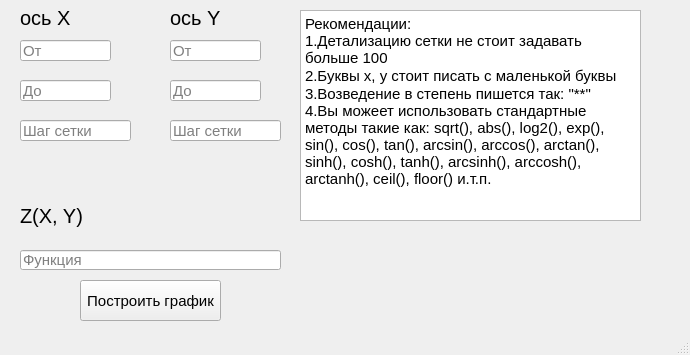
<?xml version="1.0" encoding="UTF-8"?>
<ui version="4.0">
 <class>MainWindow</class>
 <widget class="QMainWindow" name="MainWindow">
  <property name="geometry">
   <rect>
    <x>0</x>
    <y>0</y>
    <width>690</width>
    <height>355</height>
   </rect>
  </property>
  <property name="windowTitle">
   <string>Отрисовщик графиков 3D</string>
  </property>
  <widget class="QWidget" name="centralwidget">
   <widget class="QLabel" name="axis_x">
    <property name="geometry">
     <rect>
      <x>20</x>
      <y>10</y>
      <width>61</width>
      <height>16</height>
     </rect>
    </property>
    <property name="font">
     <font>
      <pointsize>15</pointsize>
     </font>
    </property>
    <property name="text">
     <string>ось X</string>
    </property>
   </widget>
   <widget class="QLabel" name="axis_y">
    <property name="geometry">
     <rect>
      <x>170</x>
      <y>10</y>
      <width>61</width>
      <height>16</height>
     </rect>
    </property>
    <property name="font">
     <font>
      <pointsize>15</pointsize>
     </font>
    </property>
    <property name="text">
     <string>ось Y</string>
    </property>
   </widget>
   <widget class="QLineEdit" name="fAxisX_Edit">
    <property name="geometry">
     <rect>
      <x>20</x>
      <y>40</y>
      <width>91</width>
      <height>21</height>
     </rect>
    </property>
    <property name="font">
     <font>
      <pointsize>11</pointsize>
      <underline>false</underline>
     </font>
    </property>
    <property name="autoFillBackground">
     <bool>false</bool>
    </property>
    <property name="styleSheet">
     <string notr="true"/>
    </property>
    <property name="inputMask">
     <string/>
    </property>
    <property name="text">
     <string/>
    </property>
    <property name="placeholderText">
     <string>От</string>
    </property>
    <property name="clearButtonEnabled">
     <bool>true</bool>
    </property>
   </widget>
   <widget class="QLineEdit" name="tAxisX_Edit">
    <property name="geometry">
     <rect>
      <x>20</x>
      <y>80</y>
      <width>91</width>
      <height>21</height>
     </rect>
    </property>
    <property name="font">
     <font>
      <pointsize>11</pointsize>
      <underline>false</underline>
     </font>
    </property>
    <property name="autoFillBackground">
     <bool>false</bool>
    </property>
    <property name="styleSheet">
     <string notr="true"/>
    </property>
    <property name="inputMask">
     <string/>
    </property>
    <property name="text">
     <string/>
    </property>
    <property name="placeholderText">
     <string>До</string>
    </property>
    <property name="clearButtonEnabled">
     <bool>true</bool>
    </property>
   </widget>
   <widget class="QLineEdit" name="fAxisY_Edit">
    <property name="geometry">
     <rect>
      <x>170</x>
      <y>40</y>
      <width>91</width>
      <height>21</height>
     </rect>
    </property>
    <property name="font">
     <font>
      <pointsize>11</pointsize>
      <underline>false</underline>
     </font>
    </property>
    <property name="autoFillBackground">
     <bool>false</bool>
    </property>
    <property name="styleSheet">
     <string notr="true"/>
    </property>
    <property name="inputMask">
     <string/>
    </property>
    <property name="text">
     <string/>
    </property>
    <property name="placeholderText">
     <string>От</string>
    </property>
    <property name="clearButtonEnabled">
     <bool>true</bool>
    </property>
   </widget>
   <widget class="QLineEdit" name="tAxisY_Edit">
    <property name="geometry">
     <rect>
      <x>170</x>
      <y>80</y>
      <width>91</width>
      <height>21</height>
     </rect>
    </property>
    <property name="font">
     <font>
      <pointsize>11</pointsize>
      <underline>false</underline>
     </font>
    </property>
    <property name="autoFillBackground">
     <bool>false</bool>
    </property>
    <property name="styleSheet">
     <string notr="true"/>
    </property>
    <property name="inputMask">
     <string/>
    </property>
    <property name="text">
     <string/>
    </property>
    <property name="placeholderText">
     <string>До</string>
    </property>
    <property name="clearButtonEnabled">
     <bool>true</bool>
    </property>
   </widget>
   <widget class="QLineEdit" name="sAxisX_Edit">
    <property name="geometry">
     <rect>
      <x>20</x>
      <y>120</y>
      <width>111</width>
      <height>21</height>
     </rect>
    </property>
    <property name="font">
     <font>
      <pointsize>11</pointsize>
      <underline>false</underline>
     </font>
    </property>
    <property name="autoFillBackground">
     <bool>false</bool>
    </property>
    <property name="styleSheet">
     <string notr="true"/>
    </property>
    <property name="inputMask">
     <string/>
    </property>
    <property name="text">
     <string/>
    </property>
    <property name="placeholderText">
     <string>Шаг сетки</string>
    </property>
    <property name="clearButtonEnabled">
     <bool>true</bool>
    </property>
   </widget>
   <widget class="QLineEdit" name="sAxisY_Edit">
    <property name="geometry">
     <rect>
      <x>170</x>
      <y>120</y>
      <width>111</width>
      <height>21</height>
     </rect>
    </property>
    <property name="font">
     <font>
      <pointsize>11</pointsize>
      <underline>false</underline>
     </font>
    </property>
    <property name="autoFillBackground">
     <bool>false</bool>
    </property>
    <property name="styleSheet">
     <string notr="true"/>
    </property>
    <property name="inputMask">
     <string/>
    </property>
    <property name="text">
     <string/>
    </property>
    <property name="placeholderText">
     <string>Шаг сетки</string>
    </property>
    <property name="clearButtonEnabled">
     <bool>true</bool>
    </property>
   </widget>
   <widget class="QLineEdit" name="function_Edit">
    <property name="geometry">
     <rect>
      <x>20</x>
      <y>250</y>
      <width>261</width>
      <height>20</height>
     </rect>
    </property>
    <property name="font">
     <font>
      <pointsize>11</pointsize>
     </font>
    </property>
    <property name="placeholderText">
     <string>Функция</string>
    </property>
    <property name="clearButtonEnabled">
     <bool>false</bool>
    </property>
   </widget>
   <widget class="QLabel" name="function">
    <property name="geometry">
     <rect>
      <x>20</x>
      <y>200</y>
      <width>71</width>
      <height>31</height>
     </rect>
    </property>
    <property name="font">
     <font>
      <pointsize>15</pointsize>
     </font>
    </property>
    <property name="text">
     <string>Z(X, Y)</string>
    </property>
   </widget>
   <widget class="QPushButton" name="pushButton">
    <property name="geometry">
     <rect>
      <x>80</x>
      <y>280</y>
      <width>141</width>
      <height>41</height>
     </rect>
    </property>
    <property name="font">
     <font>
      <pointsize>11</pointsize>
     </font>
    </property>
    <property name="text">
     <string>Построить график</string>
    </property>
   </widget>
   <widget class="QTextBrowser" name="textBrowser">
    <property name="geometry">
     <rect>
      <x>300</x>
      <y>10</y>
      <width>341</width>
      <height>211</height>
     </rect>
    </property>
    <property name="html">
     <string>&lt;!DOCTYPE HTML PUBLIC &quot;-//W3C//DTD HTML 4.0//EN&quot; &quot;http://www.w3.org/TR/REC-html40/strict.dtd&quot;&gt;
&lt;html&gt;&lt;head&gt;&lt;meta name=&quot;qrichtext&quot; content=&quot;1&quot; /&gt;&lt;style type=&quot;text/css&quot;&gt;
p, li { white-space: pre-wrap; }
&lt;/style&gt;&lt;/head&gt;&lt;body style=&quot; font-family:'MS Shell Dlg 2'; font-size:8.25pt; font-weight:400; font-style:normal;&quot;&gt;
&lt;p style=&quot; margin-top:0px; margin-bottom:0px; margin-left:0px; margin-right:0px; -qt-block-indent:0; text-indent:0px;&quot;&gt;&lt;span style=&quot; font-size:11pt;&quot;&gt;Рекомендации:&lt;br /&gt;1.Детализацию сетки не стоит задавать больше 100&lt;/span&gt;&lt;/p&gt;
&lt;p style=&quot; margin-top:0px; margin-bottom:0px; margin-left:0px; margin-right:0px; -qt-block-indent:0; text-indent:0px;&quot;&gt;&lt;span style=&quot; font-size:11pt;&quot;&gt;2.Буквы x, y стоит писать с маленькой буквы&lt;/span&gt;&lt;/p&gt;
&lt;p style=&quot; margin-top:0px; margin-bottom:0px; margin-left:0px; margin-right:0px; -qt-block-indent:0; text-indent:0px;&quot;&gt;&lt;span style=&quot; font-size:11pt;&quot;&gt;3.Возведение в степень пишется так: &amp;quot;**&amp;quot;&lt;br /&gt;4.Вы можеет использовать стандартные методы такие как: sqrt(), abs(), log2(), exp(), sin(), cos(), tan(), arcsin(), arccos(), arctan(), sinh(), cosh(), tanh(), arcsinh(), arccosh(), arctanh(), ceil(), floor() и.т.п.&lt;/span&gt;&lt;/p&gt;&lt;/body&gt;&lt;/html&gt;</string>
    </property>
   </widget>
   <widget class="QLabel" name="errorLabel">
    <property name="geometry">
     <rect>
      <x>300</x>
      <y>240</y>
      <width>371</width>
      <height>51</height>
     </rect>
    </property>
    <property name="font">
     <font>
      <pointsize>9</pointsize>
     </font>
    </property>
    <property name="text">
     <string/>
    </property>
   </widget>
  </widget>
  <widget class="QStatusBar" name="statusbar"/>
 </widget>
 <resources/>
 <connections/>
</ui>
